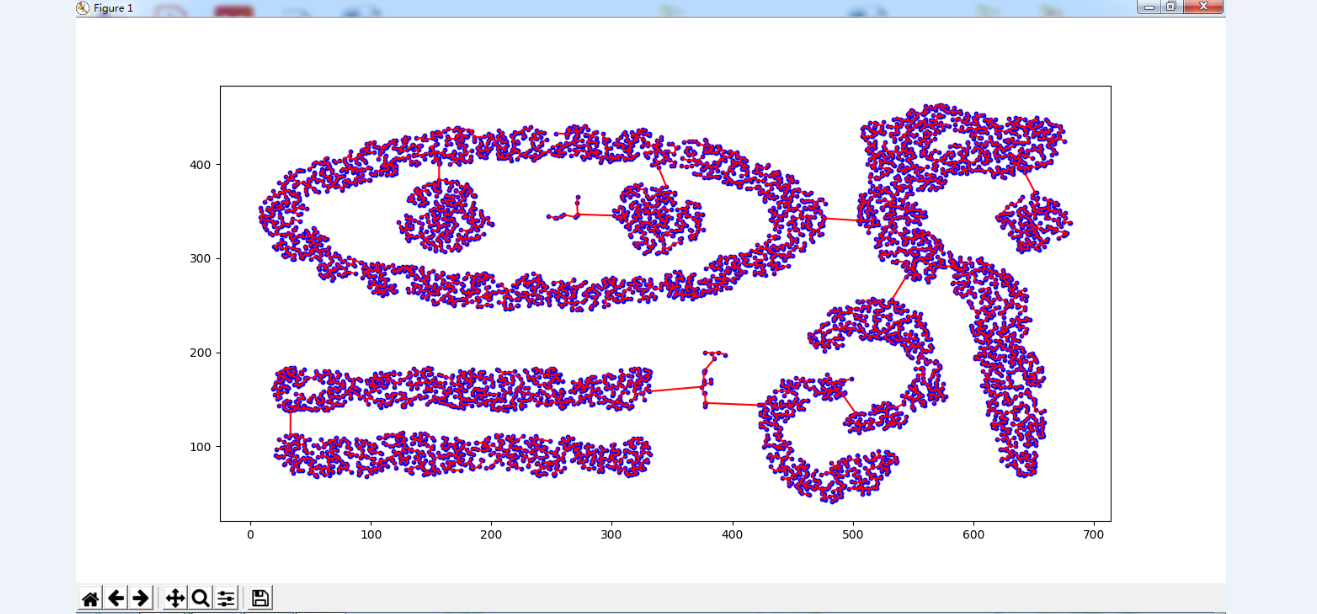
#> input picture pic/mst.png, 1317 x 614 px
$ python CannyEdgeDetect.py   (older library calls are emulated)
#> lines starting #> are read from the running program, lines starting #| are printed output that depends on the picture; after the words box and inside, x2 and y2 are one past the last pixel; in counts of white or black regions, pixels touching at a corner belong together
import cv2


image = cv2.imread('../../pic/mst.png')
#> image is the input picture: shape (614, 1317, 3); mean B, G, R 239.3, 222.5, 233.5
image_blur = cv2.GaussianBlur(image, (3, 3), 0)
image_gray = cv2.cvtColor(image_blur, cv2.COLOR_BGR2GRAY)
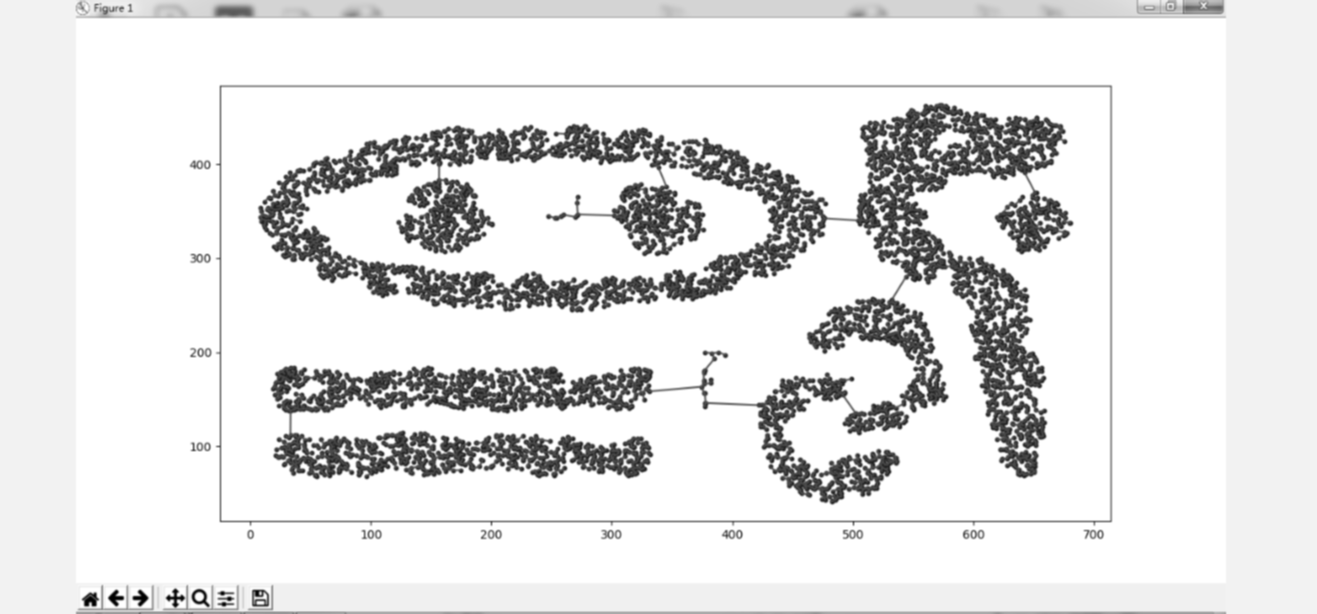
#> image_gray: shape (614, 1317); min 0, max 255, mean 227.6
cv2.namedWindow('pic', cv2.WINDOW_NORMAL)
image_binary = cv2.Canny(image_blur,100,150, 200)
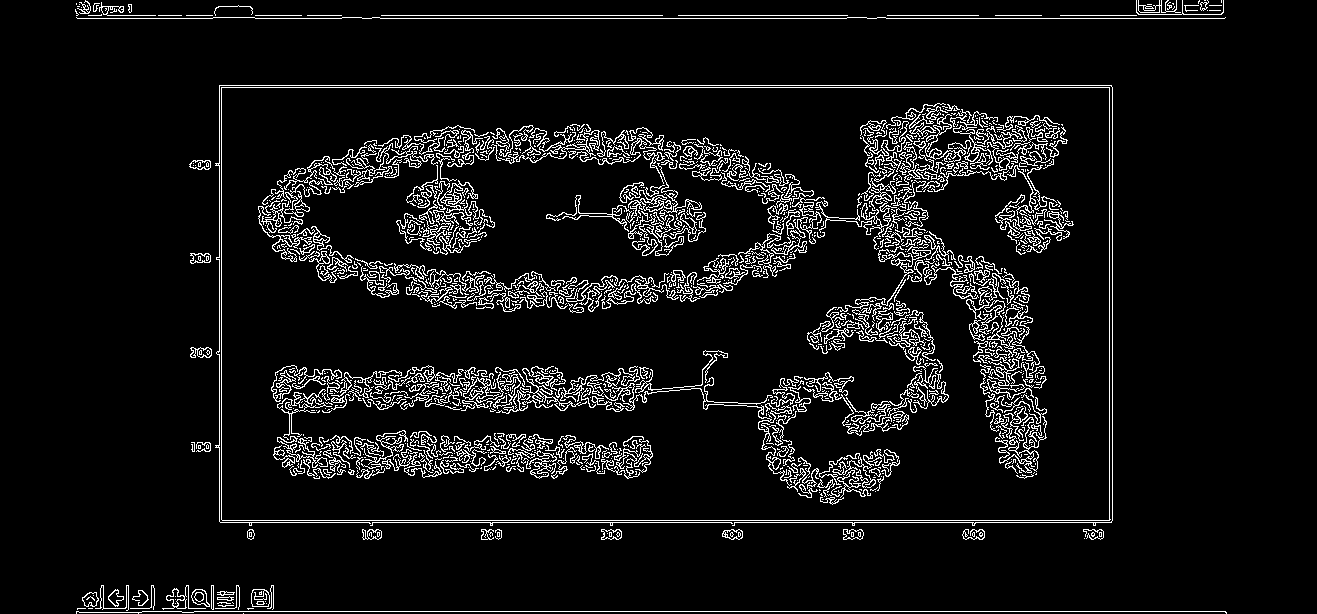
#> image_binary: shape (614, 1317); 7.1% white in thin lines or dots, all inside (x1, y1, x2, y2) = (75, 0, 1227, 614)
cv2.imshow('pic', image_binary)
cv2.waitKey(0)

image_con, contours, hierarchy = cv2.findContours(image_binary, cv2.RETR_TREE, cv2.CHAIN_APPROX_SIMPLE)
#> contours = 2021 contours, 1653 with area under 20; largest, box (x1, y1, x2, y2) and area: (221, 87, 1111, 521) 384504, (221, 87, 1110, 521) 384502, (463, 372, 521, 409) 352, (251, 589, 270, 607) 286, (251, 589, 270, 607) 276
imag = cv2.drawContours(image, contours, -1, (0,255,0), 1)
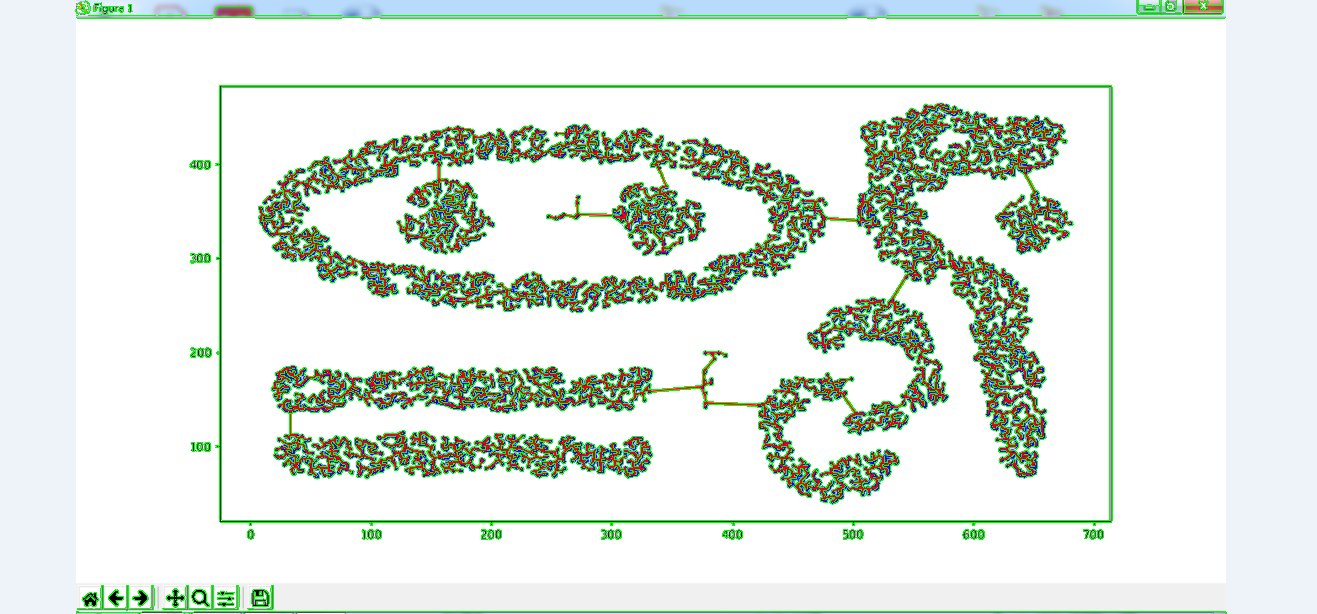
#> imag: shape (614, 1317, 3); mean B, G, R 224.5, 233.4, 223.5

cv2.imshow('pic', imag)
cv2.waitKey(0)
